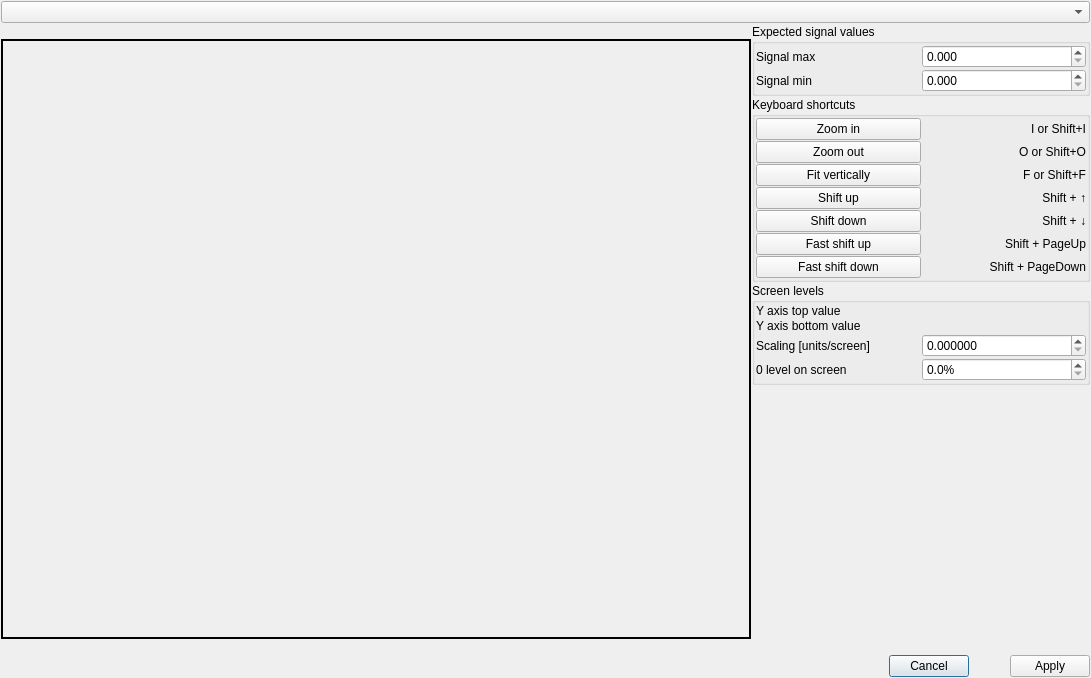
<?xml version="1.0" encoding="UTF-8"?>
<ui version="4.0">
 <class>ScaleDialog</class>
 <widget class="QDialog" name="ScaleDialog">
  <property name="geometry">
   <rect>
    <x>0</x>
    <y>0</y>
    <width>1091</width>
    <height>678</height>
   </rect>
  </property>
  <property name="windowTitle">
   <string>Dialog</string>
  </property>
  <layout class="QGridLayout" name="gridLayout_3">
   <property name="leftMargin">
    <number>1</number>
   </property>
   <property name="topMargin">
    <number>1</number>
   </property>
   <property name="rightMargin">
    <number>1</number>
   </property>
   <property name="bottomMargin">
    <number>1</number>
   </property>
   <property name="spacing">
    <number>1</number>
   </property>
   <item row="5" column="0" colspan="2">
    <layout class="QHBoxLayout" name="horizontalLayout" stretch="1,0,0,0">
     <property name="spacing">
      <number>1</number>
     </property>
     <item>
      <spacer name="horizontalSpacer_6">
       <property name="orientation">
        <enum>Qt::Orientation::Horizontal</enum>
       </property>
       <property name="sizeHint" stdset="0">
        <size>
         <width>40</width>
         <height>20</height>
        </size>
       </property>
      </spacer>
     </item>
     <item>
      <widget class="QPushButton" name="cancel_btn">
       <property name="text">
        <string>Cancel</string>
       </property>
       <property name="icon">
        <iconset resource="resource.qrc">
         <normaloff>:/erase.png</normaloff>:/erase.png</iconset>
       </property>
      </widget>
     </item>
     <item>
      <spacer name="horizontalSpacer_7">
       <property name="orientation">
        <enum>Qt::Orientation::Horizontal</enum>
       </property>
       <property name="sizeHint" stdset="0">
        <size>
         <width>40</width>
         <height>20</height>
        </size>
       </property>
      </spacer>
     </item>
     <item>
      <widget class="QPushButton" name="apply_btn">
       <property name="text">
        <string>Apply</string>
       </property>
       <property name="icon">
        <iconset resource="resource.qrc">
         <normaloff>:/checkmark.png</normaloff>:/checkmark.png</iconset>
       </property>
      </widget>
     </item>
    </layout>
   </item>
   <item row="4" column="1">
    <spacer name="verticalSpacer">
     <property name="orientation">
      <enum>Qt::Orientation::Vertical</enum>
     </property>
     <property name="sizeHint" stdset="0">
      <size>
       <width>20</width>
       <height>135</height>
      </size>
     </property>
    </spacer>
   </item>
   <item row="2" column="1">
    <widget class="QGroupBox" name="groupBox_2">
     <property name="title">
      <string>Keyboard shortcuts</string>
     </property>
     <layout class="QGridLayout" name="gridLayout">
      <property name="leftMargin">
       <number>1</number>
      </property>
      <property name="topMargin">
       <number>1</number>
      </property>
      <property name="rightMargin">
       <number>1</number>
      </property>
      <property name="bottomMargin">
       <number>1</number>
      </property>
      <property name="spacing">
       <number>1</number>
      </property>
      <item row="2" column="0">
       <widget class="QPushButton" name="fit_btn">
        <property name="text">
         <string>Fit vertically</string>
        </property>
        <property name="icon">
         <iconset resource="resource.qrc">
          <normaloff>:/fit.png</normaloff>:/fit.png</iconset>
        </property>
       </widget>
      </item>
      <item row="2" column="1">
       <widget class="QLabel" name="label_3">
        <property name="text">
         <string>F or Shift+F</string>
        </property>
        <property name="alignment">
         <set>Qt::AlignmentFlag::AlignRight|Qt::AlignmentFlag::AlignTrailing|Qt::AlignmentFlag::AlignVCenter</set>
        </property>
       </widget>
      </item>
      <item row="1" column="0">
       <widget class="QPushButton" name="zoom_out_btn">
        <property name="text">
         <string>Zoom out</string>
        </property>
        <property name="icon">
         <iconset resource="resource.qrc">
          <normaloff>:/zoom-out.png</normaloff>:/zoom-out.png</iconset>
        </property>
       </widget>
      </item>
      <item row="1" column="1">
       <widget class="QLabel" name="label">
        <property name="text">
         <string>O or Shift+O</string>
        </property>
        <property name="alignment">
         <set>Qt::AlignmentFlag::AlignRight|Qt::AlignmentFlag::AlignTrailing|Qt::AlignmentFlag::AlignVCenter</set>
        </property>
       </widget>
      </item>
      <item row="5" column="0">
       <widget class="QPushButton" name="fast_shift_up_btn">
        <property name="text">
         <string>Fast shift up</string>
        </property>
        <property name="icon">
         <iconset resource="resource.qrc">
          <normaloff>:/shift_up.png</normaloff>:/shift_up.png</iconset>
        </property>
       </widget>
      </item>
      <item row="0" column="1">
       <widget class="QLabel" name="label_2">
        <property name="text">
         <string>I or Shift+I</string>
        </property>
        <property name="alignment">
         <set>Qt::AlignmentFlag::AlignRight|Qt::AlignmentFlag::AlignTrailing|Qt::AlignmentFlag::AlignVCenter</set>
        </property>
       </widget>
      </item>
      <item row="4" column="0">
       <widget class="QPushButton" name="shift_down_btn">
        <property name="text">
         <string>Shift down</string>
        </property>
        <property name="icon">
         <iconset resource="resource.qrc">
          <normaloff>:/down.png</normaloff>:/down.png</iconset>
        </property>
       </widget>
      </item>
      <item row="3" column="0">
       <widget class="QPushButton" name="shift_up_btn">
        <property name="text">
         <string>Shift up</string>
        </property>
        <property name="icon">
         <iconset resource="resource.qrc">
          <normaloff>:/up.png</normaloff>:/up.png</iconset>
        </property>
       </widget>
      </item>
      <item row="0" column="0">
       <widget class="QPushButton" name="zoom_in_btn">
        <property name="text">
         <string>Zoom in</string>
        </property>
        <property name="icon">
         <iconset resource="resource.qrc">
          <normaloff>:/zoom-in.png</normaloff>:/zoom-in.png</iconset>
        </property>
       </widget>
      </item>
      <item row="6" column="0">
       <widget class="QPushButton" name="fast_shift_down_btn">
        <property name="text">
         <string>Fast shift down</string>
        </property>
        <property name="icon">
         <iconset resource="resource.qrc">
          <normaloff>:/shift_down.png</normaloff>:/shift_down.png</iconset>
        </property>
       </widget>
      </item>
      <item row="3" column="1">
       <widget class="QLabel" name="label_6">
        <property name="text">
         <string>&lt;html&gt;&lt;head/&gt;&lt;body&gt;&lt;p&gt;Shift + ↑&lt;/p&gt;&lt;/body&gt;&lt;/html&gt;</string>
        </property>
        <property name="alignment">
         <set>Qt::AlignmentFlag::AlignRight|Qt::AlignmentFlag::AlignTrailing|Qt::AlignmentFlag::AlignVCenter</set>
        </property>
       </widget>
      </item>
      <item row="4" column="1">
       <widget class="QLabel" name="label_7">
        <property name="text">
         <string>&lt;html&gt;&lt;head/&gt;&lt;body&gt;&lt;p&gt;Shift + ↓&lt;/p&gt;&lt;/body&gt;&lt;/html&gt;</string>
        </property>
        <property name="alignment">
         <set>Qt::AlignmentFlag::AlignRight|Qt::AlignmentFlag::AlignTrailing|Qt::AlignmentFlag::AlignVCenter</set>
        </property>
       </widget>
      </item>
      <item row="5" column="1">
       <widget class="QLabel" name="label_11">
        <property name="text">
         <string>Shift + PageUp</string>
        </property>
        <property name="alignment">
         <set>Qt::AlignmentFlag::AlignRight|Qt::AlignmentFlag::AlignTrailing|Qt::AlignmentFlag::AlignVCenter</set>
        </property>
       </widget>
      </item>
      <item row="6" column="1">
       <widget class="QLabel" name="label_12">
        <property name="text">
         <string>Shift + PageDown</string>
        </property>
        <property name="alignment">
         <set>Qt::AlignmentFlag::AlignRight|Qt::AlignmentFlag::AlignTrailing|Qt::AlignmentFlag::AlignVCenter</set>
        </property>
       </widget>
      </item>
     </layout>
    </widget>
   </item>
   <item row="1" column="0" rowspan="4">
    <widget class="QLabel" name="plot">
     <property name="minimumSize">
      <size>
       <width>750</width>
       <height>600</height>
      </size>
     </property>
     <property name="maximumSize">
      <size>
       <width>750</width>
       <height>600</height>
      </size>
     </property>
     <property name="frameShape">
      <enum>QFrame::Shape::Box</enum>
     </property>
     <property name="lineWidth">
      <number>2</number>
     </property>
     <property name="text">
      <string/>
     </property>
    </widget>
   </item>
   <item row="1" column="1">
    <widget class="QGroupBox" name="groupBox_3">
     <property name="title">
      <string>Expected signal values</string>
     </property>
     <layout class="QGridLayout" name="gridLayout_4">
      <property name="leftMargin">
       <number>1</number>
      </property>
      <property name="topMargin">
       <number>1</number>
      </property>
      <property name="rightMargin">
       <number>1</number>
      </property>
      <property name="bottomMargin">
       <number>1</number>
      </property>
      <property name="spacing">
       <number>1</number>
      </property>
      <item row="0" column="0">
       <widget class="QLabel" name="label_5">
        <property name="text">
         <string>Signal max</string>
        </property>
       </widget>
      </item>
      <item row="0" column="1">
       <widget class="QDoubleSpinBox" name="target_max">
        <property name="decimals">
         <number>3</number>
        </property>
        <property name="minimum">
         <double>0.000000000000000</double>
        </property>
        <property name="maximum">
         <double>1.000000000000000</double>
        </property>
       </widget>
      </item>
      <item row="1" column="0">
       <widget class="QLabel" name="label_9">
        <property name="text">
         <string>Signal min</string>
        </property>
       </widget>
      </item>
      <item row="1" column="1">
       <widget class="QDoubleSpinBox" name="target_min">
        <property name="decimals">
         <number>3</number>
        </property>
        <property name="minimum">
         <double>0.000000000000000</double>
        </property>
        <property name="maximum">
         <double>1.000000000000000</double>
        </property>
       </widget>
      </item>
     </layout>
    </widget>
   </item>
   <item row="3" column="1">
    <widget class="QGroupBox" name="groupBox_4">
     <property name="title">
      <string>Screen levels</string>
     </property>
     <layout class="QGridLayout" name="gridLayout_2">
      <property name="leftMargin">
       <number>1</number>
      </property>
      <property name="topMargin">
       <number>1</number>
      </property>
      <property name="rightMargin">
       <number>1</number>
      </property>
      <property name="bottomMargin">
       <number>1</number>
      </property>
      <property name="spacing">
       <number>1</number>
      </property>
      <item row="3" column="0">
       <widget class="QLabel" name="label_10">
        <property name="text">
         <string>0 level on screen</string>
        </property>
       </widget>
      </item>
      <item row="1" column="0">
       <widget class="QLabel" name="label_8">
        <property name="text">
         <string>Y axis bottom value</string>
        </property>
       </widget>
      </item>
      <item row="3" column="1">
       <widget class="QDoubleSpinBox" name="offset">
        <property name="suffix">
         <string>%</string>
        </property>
        <property name="decimals">
         <number>1</number>
        </property>
        <property name="minimum">
         <double>0.000000000000000</double>
        </property>
        <property name="maximum">
         <double>1.000000000000000</double>
        </property>
       </widget>
      </item>
      <item row="0" column="0">
       <widget class="QLabel" name="label_4">
        <property name="text">
         <string>Y axis top value</string>
        </property>
       </widget>
      </item>
      <item row="2" column="0">
       <widget class="QLabel" name="label_13">
        <property name="text">
         <string>Scaling [units/screen]</string>
        </property>
       </widget>
      </item>
      <item row="2" column="1">
       <widget class="QDoubleSpinBox" name="scaling">
        <property name="decimals">
         <number>6</number>
        </property>
       </widget>
      </item>
      <item row="0" column="1">
       <widget class="QLabel" name="y_top">
        <property name="text">
         <string/>
        </property>
       </widget>
      </item>
      <item row="1" column="1">
       <widget class="QLabel" name="y_bottom">
        <property name="text">
         <string/>
        </property>
       </widget>
      </item>
     </layout>
    </widget>
   </item>
   <item row="0" column="0" colspan="2">
    <widget class="QComboBox" name="signal"/>
   </item>
  </layout>
 </widget>
 <tabstops>
  <tabstop>signal</tabstop>
  <tabstop>target_max</tabstop>
  <tabstop>target_min</tabstop>
  <tabstop>zoom_in_btn</tabstop>
  <tabstop>zoom_out_btn</tabstop>
  <tabstop>fit_btn</tabstop>
  <tabstop>shift_up_btn</tabstop>
  <tabstop>shift_down_btn</tabstop>
  <tabstop>fast_shift_up_btn</tabstop>
  <tabstop>fast_shift_down_btn</tabstop>
  <tabstop>scaling</tabstop>
  <tabstop>offset</tabstop>
  <tabstop>apply_btn</tabstop>
  <tabstop>cancel_btn</tabstop>
 </tabstops>
 <resources>
  <include location="resource.qrc"/>
 </resources>
 <connections/>
</ui>
